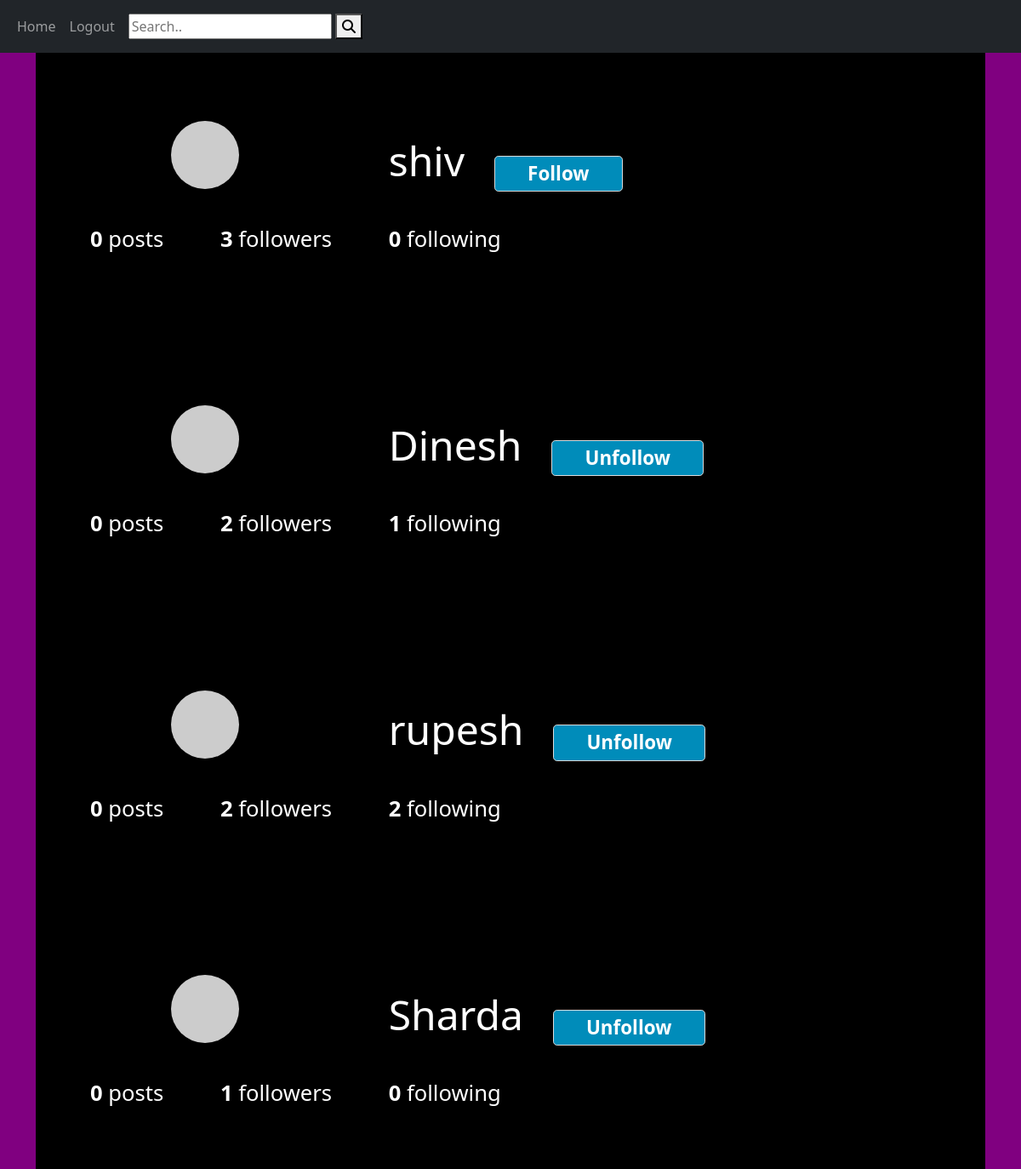
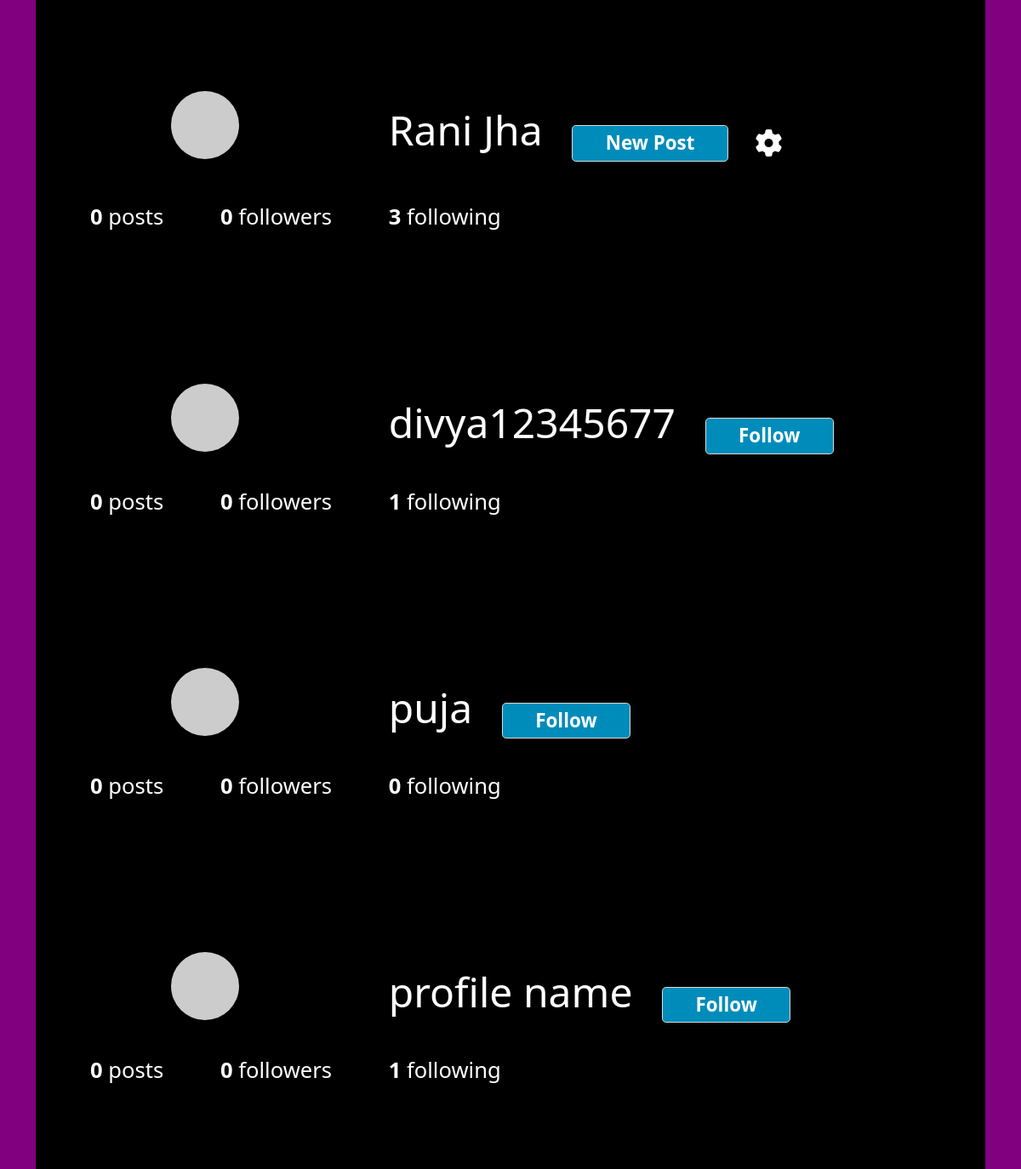
Page /search (signed in) on the committed database (2 pictures, top to bottom).
### website/models.py (models this page shows, shortened)
class User(db.Model, UserMixin):
    id = db.Column(db.Integer, primary_key=True)
    email = db.Column(db.String(150), index=True, unique=True)
    username = db.Column(db.String(150), index=True, unique=True)
    password = db.Column(db.String(150))
    date_created = db.Column(db.DateTime(timezone=True), default=func.now())
    posts = db.relationship('Post', backref='user', passive_deletes=True)
    comments = db.relationship('Comment', backref='user', passive_deletes=True)
    likes = db.relationship('Like', backref='user', passive_deletes=True)
    followed = db.relationship(
        'User', secondary=followers,
        primaryjoin=(followers.c.follower_id == id),
        secondaryjoin=(followers.c.followed_id == id),
        backref=db.backref('followers', lazy='dynamic'), lazy='dynamic',passive_deletes=True)
    def avatar(self, size):
        digest = md5(self.email.lower().encode('utf-8')).hexdigest()
        return 'https://www.gravatar.com/avatar/{}?d=identicon&s={}'.format(digest, size)
    def is_following(self, user):
        return self.followed.filter( followers.c.followed_id == user.id).count() > 0

### website/views.py (the view)
@views.route("/search", methods=['GET', 'POST'])
@login_required
def search():
    username = request.form.get("username")
    user = User.query.filter_by(username=username).first()
    my_post = Post.query.filter_by(user=user).all()
    count = len(my_post)
    users = User.query.all()
    return render_template('search.html', users=users, user=current_user, count=count, title=username)

### website/__init__.py (called while the page is built)
def create_app():
    app = Flask(__name__)
    app.config['SECRET_KEY'] = "helloworld"
    app.config['SQLALCHEMY_DATABASE_URI'] = f'sqlite:///{DB_NAME}'
    db.init_app(app)
    from .views import views
    from .auth import auth
    app.register_blueprint(views, url_prefix="/")
    app.register_blueprint(auth, url_prefix="/")
    from .models import User, Post, Comment, Like
    with app.app_context():
        db.create_all()
    login_manager = LoginManager()
    login_manager.login_view = "auth.login"
    login_manager.init_app(app)
    @login_manager.user_loader
    def load_user(id):
        return User.query.get(int(id))
    return app

### website/templates/search.html
{% extends "base.html"%}
{% block content %}
{% for user in users %}
{% include 'profile_all.html'%}
{% endfor %}
{% endblock %}

### website/templates/base.html (shortened to what this page needs)
<!DOCTYPE html>
<html lang="en">
  <head>
    <link
      href="https://cdn.jsdelivr.net/npm/bootstrap@5.0.2/dist/css/bootstrap.min.css"
      rel="stylesheet"
    />
    <link rel="stylesheet" href="https://cdnjs.cloudflare.com/ajax/libs/font-awesome/4.7.0/css/font-awesome.min.css">
  </head>
  <body style="background-color:purple;">
    <nav class="navbar navbar-expand-lg navbar-dark bg-dark">
      <div class="container-fluid">
        <div class="collapse navbar-collapse" id="navbar">
          <div class="navbar-nav">
            <a class="nav-item nav-link" href="/home">Home</a>
            {% if user.is_authenticated %}
            <a class="nav-item nav-link" href="/logout">Logout</a>
            {% else %}
            <a class="nav-item nav-link" href="/login">Login</a>
            <a class="nav-item nav-link" href="/sign-up">Sign Up</a>
            {% endif %}
          </div>
          <div class="navbar-nav">
            <form class="nav-item nav-link" action="/search">
              <input type="text" placeholder="Search.." name="search">
              <button type="submit"><i class="fa fa-search"></i></button>
            </form>
          </div>
        </div>
      </div>
    </nav>
    <div class="container">{% block content %}{% endblock %}</div>
  </body>
</html>

### website/templates/profile_all.html
{% block content %}
<header style="font-size: 10px;">
<div class="container" style="max-width: 93.5rem;
margin: 0 auto;
background-color:black;
padding: 0 2rem;">
	<div class="profile" style="padding: 5rem 0;">
		<div class="profile-image" style="float: left;
											 width: calc(33.333% - 1rem);
											 display: flex;
											 justify-content: center;
											 align-items: center;
											 margin-right: 3rem;">
			<img src="{{ user.avatar(150) }}" alt="" style="border-radius: 50%;">
		</div>
		<div class="profile-user-settings" style="margin-top: 1.1rem;">
				<h1 class="profile-user-name" style="display: inline-block;
												 font-size: 3rem;
												 font-weight: 300;"><a style="color:white; text-decoration:none;" href="/profile/{{user.username}}"><b>{{user.username}}</b></a></h1>
				{% if  current_user.is_following(user) and user.username != current_user.username %}
												 <button class="btn profile-edit-btn" style="font-weight: 600; font-size: 1.4rem;
													 line-height: 1.8;
													 border: 0.1rem solid #dbdbdb;
													 border-radius: 0.3rem;
													 padding: 0 2.4rem;
													 background-color: #008CBA;
													 margin-left: 2rem;"><a style="color:white; text-decoration:none;" href="{{url_for('views.unfollow', username=user.username)}}" class='unfollow'>Unfollow</a></button>
				{% elif user.username != current_user.username %}
						<button class="btn profile-edit-btn" style="font-weight: 600; font-size: 1.4rem;
							line-height: 1.8;
							border: 0.1rem solid #dbdbdb;
							border-radius: 0.3rem;
							padding: 0 2.4rem;
							background-color: #008CBA;
							margin-left: 2rem;"><a style="color:white; text-decoration:none;" href="{{url_for('views.follow', username=user.username)}}" class="follow" class="follow2" id='follow'>Follow</a></button>
				{% else %}
						<button class="btn profile-edit-btn" data-toggle="modal" data-target="#exampleModal" style="font-weight: 600; font-size: 1.4rem;
							line-height: 1.8;
							border: 0.1rem solid #dbdbdb;
							border-radius: 0.3rem;
							padding: 0 2.4rem;
							background-color: #008CBA;
							margin-left: 2rem;"> <a style="color:white; text-decoration:none;" href="{{url_for('views.create_post')}}" class='unfollow'>New Post</a></button>
							<button class="btn profile-settings-btn" aria-label="profile settings"style="font-size: 2rem;margin-left: 1rem;"><a style="color:white;" href="{{url_for('views.profile_update')}}"><i class="fas fa-cog" aria-hidden="true"></i></a></button>
				{%endif%}
		</div>
		<div class="profile-stats" style="margin-top: 2.3rem;">
			<ul>
				<li style="display: inline-block;font-size: 1.6rem;line-height: 1.5;margin-right: 4rem;cursor:pointer;"><a style="text-decoration:none; color:white;" href="/posts/{{user.username}}"><span class="profile-stat-count" style="font-weight: 600;" >{{count}}</span> posts</a></li>
				<li style="display: inline-block;font-size: 1.6rem;line-height: 1.5;margin-right: 4rem;cursor:pointer; color:white;"><span class="profile-stat-count" style="font-weight: 600;  color:white;" id='followers_count'>{{user.followers.count()}}</span> followers</li>
				<li style="margin-right: 0;display: inline-block;font-size: 1.6rem;line-height: 1.5;margin-right: 4rem;cursor:pointer; color:white;"><span class="profile-stat-count" style="font-weight: 600;  color:white;">{{user.followed.count()}}</span> following </li>
			</ul>
		</div>
	</div>
</div>
</header>
{% endblock %}

### rows in the picture
User: username "shiv", count "0", followers.count "3", followed.count "0"
User: username "Dinesh", count "0", followers.count "2", followed.count "1"
User: username "rupesh", count "0", followers.count "2", followed.count "2"
User: username "Sharda", count "0", followers.count "1", followed.count "0"
User: username "Rani Jha", count "0", followers.count "0", followed.count "3"
User: username "divya12345677", count "0", followers.count "0", followed.count "1"
User: username "puja", count "0", followers.count "0", followed.count "0"
User: username "profile name", count "0", followers.count "0", followed.count "1"
